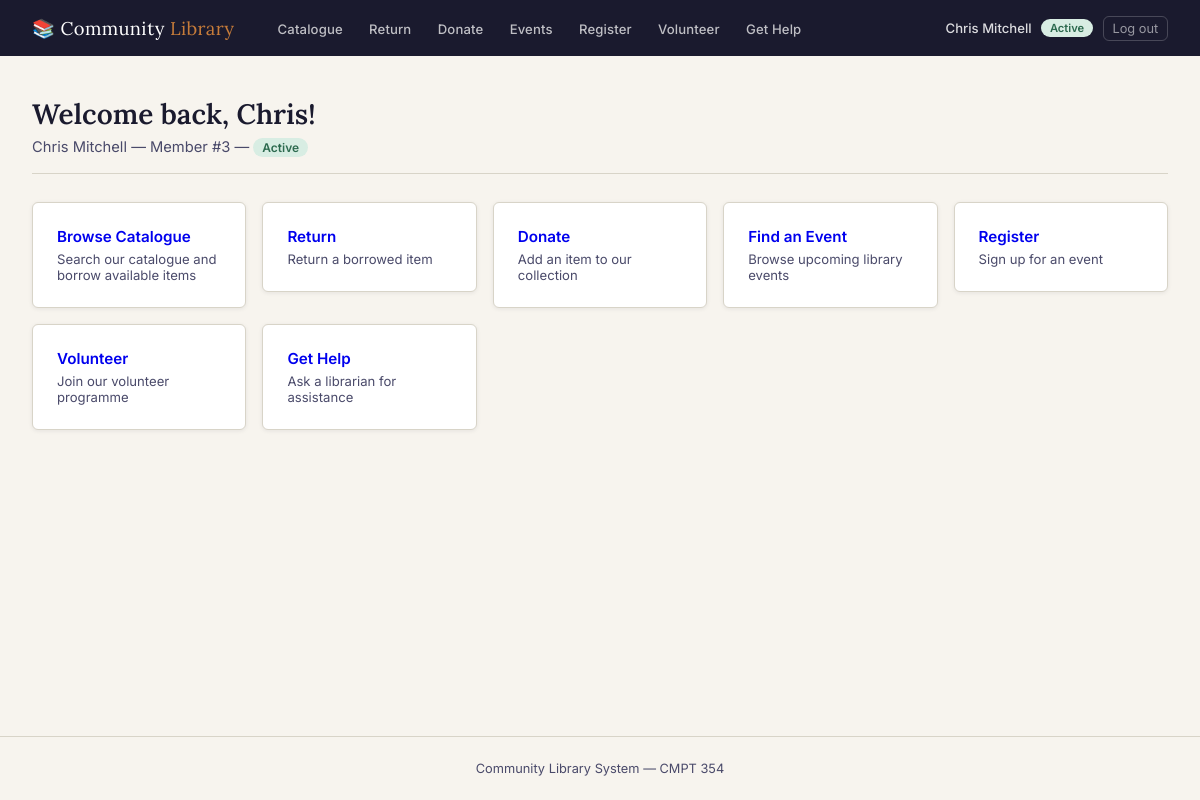
Page / (signed in) on the committed database.
### tables this page shows
CREATE TABLE Member (
    member_id        INTEGER PRIMARY KEY AUTOINCREMENT,
    first_name       TEXT    NOT NULL,
    last_name        TEXT    NOT NULL,
    email            TEXT    NOT NULL UNIQUE,
    library_id       INTEGER NOT NULL REFERENCES Library(library_id),
    member_status_id INTEGER NOT NULL REFERENCES Member_Status(member_status_id)
);

CREATE TABLE Member_Status (
    member_status_id INTEGER PRIMARY KEY AUTOINCREMENT,
    status_name      TEXT    NOT NULL UNIQUE        -- e.g. Active, Suspended, Expired
);

### library_webapp/app.py (the view)
@app.route("/")
def index():
    return render_template("index.html")

### library_webapp/app.py (called while the page is built)
def get_db():
    if "db" not in g:
        g.db = sqlite3.connect(DB_PATH)
        g.db.row_factory = sqlite3.Row
        g.db.execute("PRAGMA foreign_keys = ON;")
    return g.db

def query(sql, params=()):
    return get_db().execute(sql, params).fetchall()

def query_one(sql, params=()):
    return get_db().execute(sql, params).fetchone()

@app.context_processor
def inject_globals():
    try:
        libraries = query("SELECT library_id, name FROM Library ORDER BY name")
        types     = query("SELECT type_id, type_name FROM Type ORDER BY type_name")
    except Exception:
        libraries, types = [], []
    current_member = None
    if "member_id" in session:
        try:
            current_member = query_one(
                """SELECT m.member_id, m.first_name, m.last_name, ms.status_name
                   FROM Member m
                   JOIN Member_Status ms ON ms.member_status_id = m.member_status_id
                   WHERE m.member_id = ?""", (session["member_id"],)
            )
        except Exception:
            pass
    return dict(libraries=libraries, item_types=types, today=date.today().isoformat(),
                current_member=current_member)

### library_webapp/templates/index.html (shortened to what this page needs)
{% extends "base.html" %}
{% block content %}
<div class="page-header">
  {% if current_member %}
    <h1>Welcome back, {{ current_member['first_name'] }}!</h1>
    <p>
      {{ current_member['first_name'] }} {{ current_member['last_name'] }} &mdash;
      Member #{{ current_member['member_id'] }} &mdash;
      <span class="badge {% if current_member['status_name'] == 'Active' %}badge-green{% elif current_member['status_name'] == 'Suspended' %}badge-warm{% else %}badge-grey{% endif %}">
        {{ current_member['status_name'] }}
      </span>
    </p>
  {% else %}
    <h1>Welcome to the Community Library</h1>
    <p>Your neighbourhood library &mdash; borrow, donate, attend events, and more.</p>
  {% endif %}
</div>
<div style="display:grid;grid-template-columns:repeat(auto-fill,minmax(200px,1fr));gap:1rem;margin-top:1rem;">
  {% set actions = [
    ('Browse Catalogue', 'items',       'Search our catalogue and borrow available items'),
    ('Return',           'return_item', 'Return a borrowed item'),
    ('Donate',           'donate',      'Add an item to our collection'),
    ('Find an Event',    'events',      'Browse upcoming library events'),
    ('Register',         'register',    'Sign up for an event'),
    ('Volunteer',        'volunteer',   'Join our volunteer programme'),
    ('Get Help',         'ask_help',    'Ask a librarian for assistance'),
  ] %}
  {% for label, endpoint, desc in actions %}
  <a href="{{ url_for(endpoint) }}" style="text-decoration:none;">
    <div class="card" style="cursor:pointer;transition:transform .15s,box-shadow .15s;"
         onmouseover="this.style.transform='translateY(-2px)';this.style.boxShadow='0 4px 12px rgba(0,0,0,.1)'"
         onmouseout="this.style.transform='';this.style.boxShadow=''">
      <div style="font-weight:600;font-size:.95rem;margin-bottom:.3rem;">{{ label }}</div>
      <div style="font-size:.82rem;color:var(--ink-soft);">{{ desc }}</div>
    </div>
  </a>
  {% endfor %}
</div>
{% endblock %}

### library_webapp/templates/base.html (shortened to what this page needs)
<!DOCTYPE html>
<html lang="en">
<head>
</head>
<body>
  <nav>
    <a class="nav-brand" href="{{ url_for('index') }}">&#128218; Community <span>Library</span></a>
    <ul class="nav-links">
      <li><a href="{{ url_for('items') }}"      {% if request.endpoint in ('items', 'borrow') %}class="active"{% endif %}>Catalogue</a></li>
      <li><a href="{{ url_for('return_item') }}"{% if request.endpoint == 'return_item'%}class="active"{% endif %}>Return</a></li>
      <li><a href="{{ url_for('donate') }}"     {% if request.endpoint == 'donate'     %}class="active"{% endif %}>Donate</a></li>
      <li><a href="{{ url_for('events') }}"     {% if request.endpoint == 'events'     %}class="active"{% endif %}>Events</a></li>
      <li><a href="{{ url_for('register') }}"   {% if request.endpoint == 'register'   %}class="active"{% endif %}>Register</a></li>
      <li><a href="{{ url_for('volunteer') }}"  {% if request.endpoint == 'volunteer'  %}class="active"{% endif %}>Volunteer</a></li>
      <li><a href="{{ url_for('ask_help') }}"   {% if request.endpoint == 'ask_help'   %}class="active"{% endif %}>Get Help</a></li>
    </ul>
    <div class="nav-user">
      {% if current_member %}
        <span class="nav-member-name">{{ current_member['first_name'] }} {{ current_member['last_name'] }}</span>
        <span class="badge {% if current_member['status_name'] == 'Active' %}badge-green{% elif current_member['status_name'] == 'Suspended' %}badge-warm{% else %}badge-grey{% endif %}">
          {{ current_member['status_name'] }}
        </span>
        <a href="{{ url_for('logout') }}" class="nav-logout">Log out</a>
      {% else %}
        <a href="{{ url_for('login') }}" class="nav-login">Log in</a>
      {% endif %}
    </div>
  </nav>
  <main>
    {% block content %}{% endblock %}
  </main>
  <footer>Community Library System &mdash; CMPT 354</footer>
</body>
</html>

### library_webapp/templates/base.html (style rules this page uses)
*, *::before, *::after { box-sizing: border-box; margin: 0; padding: 0; }
:root { --ink: #1a1a2e; --ink-soft: #4a4a6a; --rule: #d8d4c8; --parchment: #f7f4ee; --page: #ffffff; --accent: #2d6a4f; --accent-lt: #d8ede3; --warm: #c77c3a; --warn-bg: #fef3e2; --error-bg: #fdecea; --error: #b33a2e; --radius: 6px; --shadow: 0 1px 4px rgba(26,26,46,.08); }
body { font-family: 'Inter', sans-serif; background: var(--parchment); color: var(--ink); min-height: 100vh; display: flex; flex-direction: column; }
nav { background: var(--ink); padding: 0 2rem; display: flex; align-items: center; gap: 2rem; height: 56px; position: sticky; top: 0; z-index: 100; }
.nav-brand { font-family: 'Lora', serif; font-size: 1.15rem; color: #fff; text-decoration: none; letter-spacing: .02em; white-space: nowrap; }
.nav-brand span { color: var(--warm); }
.nav-links { display: flex; gap: .25rem; flex-wrap: wrap; list-style: none; }
.nav-links a { color: rgba(255,255,255,.72); text-decoration: none; font-size: .82rem; font-weight: 500; padding: .35rem .7rem; border-radius: var(--radius); transition: background .15s, color .15s; letter-spacing: .01em; }
.nav-user { margin-left: auto; display: flex; align-items: center; gap: .6rem; flex-shrink: 0; white-space: nowrap; }
.nav-member-name { font-size: .82rem; color: rgba(255,255,255,.85); font-weight: 500; }
.nav-user .badge { font-size: .7rem; }
.nav-user a.nav-logout { color: rgba(255,255,255,.55); text-decoration: none; font-size: .8rem; padding: .25rem .55rem; border: 1px solid rgba(255,255,255,.2); border-radius: var(--radius); transition: background .15s, color .15s; }
main { flex: 1; padding: 2.5rem 2rem; width: 100%; }
.page-header { margin-bottom: 1.75rem; padding-bottom: 1rem; border-bottom: 1px solid var(--rule); }
.page-header h1 { font-family: 'Lora', serif; font-size: 1.75rem; font-weight: 600; color: var(--ink); }
.page-header p { margin-top: .35rem; color: var(--ink-soft); font-size: .92rem; }
.card { background: var(--page); border: 1px solid var(--rule); border-radius: var(--radius); padding: 1.5rem; box-shadow: var(--shadow); }
.badge { display: inline-block; padding: .15rem .55rem; border-radius: 20px; font-size: .75rem; font-weight: 600; }
.badge-green { background: var(--accent-lt); color: var(--accent); }
footer { text-align: center; padding: 1.5rem; font-size: .8rem; color: var(--ink-soft); border-top: 1px solid var(--rule); }

### rows in the picture
Member: first_name "Chris", last_name "Mitchell", member_id "3"
Member_Status: status_name "Active"

### other values in the picture
{{ label }} "Browse Catalogue" "Return" "Donate" "Find an Event" "Register" "Volunteer" "Get Help"
{{ desc }} "Search our catalogue and borrow available items" "Return a borrowed item" "Add an item to our collection" "Browse upcoming library events" "Sign up for an event" "Join our volunteer programme" "Ask a librarian for assistance"
